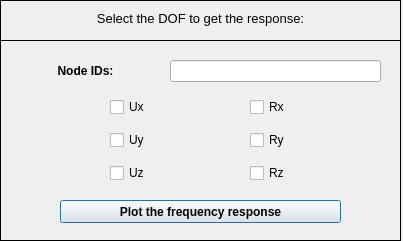
<?xml version="1.0" encoding="UTF-8"?>
<ui version="4.0">
 <class>Dialog</class>
 <widget class="QDialog" name="Dialog">
  <property name="windowModality">
   <enum>Qt::NonModal</enum>
  </property>
  <property name="geometry">
   <rect>
    <x>0</x>
    <y>0</y>
    <width>403</width>
    <height>241</height>
   </rect>
  </property>
  <property name="sizePolicy">
   <sizepolicy hsizetype="Fixed" vsizetype="Fixed">
    <horstretch>0</horstretch>
    <verstretch>0</verstretch>
   </sizepolicy>
  </property>
  <property name="contextMenuPolicy">
   <enum>Qt::DefaultContextMenu</enum>
  </property>
  <property name="windowTitle">
   <string>Plot frequency response</string>
  </property>
  <property name="windowIcon">
   <iconset>
    <normaloff>../../../../../../Downloads/load - Copia.png</normaloff>../../../../../../Downloads/load - Copia.png</iconset>
  </property>
  <property name="whatsThis">
   <string/>
  </property>
  <widget class="QWidget" name="widget" native="true">
   <property name="geometry">
    <rect>
     <x>0</x>
     <y>0</y>
     <width>401</width>
     <height>241</height>
    </rect>
   </property>
   <property name="font">
    <font>
     <kerning>true</kerning>
    </font>
   </property>
   <widget class="QFrame" name="frame">
    <property name="geometry">
     <rect>
      <x>0</x>
      <y>0</y>
      <width>401</width>
      <height>41</height>
     </rect>
    </property>
    <property name="frameShape">
     <enum>QFrame::Box</enum>
    </property>
    <property name="frameShadow">
     <enum>QFrame::Plain</enum>
    </property>
    <property name="lineWidth">
     <number>1</number>
    </property>
    <widget class="QLabel" name="label">
     <property name="geometry">
      <rect>
       <x>10</x>
       <y>10</y>
       <width>381</width>
       <height>16</height>
      </rect>
     </property>
     <property name="font">
      <font>
       <pointsize>10</pointsize>
       <italic>false</italic>
      </font>
     </property>
     <property name="text">
      <string>Select the DOF to get the response:</string>
     </property>
     <property name="textFormat">
      <enum>Qt::AutoText</enum>
     </property>
     <property name="alignment">
      <set>Qt::AlignCenter</set>
     </property>
    </widget>
   </widget>
   <widget class="QFrame" name="frame_2">
    <property name="geometry">
     <rect>
      <x>0</x>
      <y>40</y>
      <width>401</width>
      <height>201</height>
     </rect>
    </property>
    <property name="frameShape">
     <enum>QFrame::Box</enum>
    </property>
    <property name="frameShadow">
     <enum>QFrame::Plain</enum>
    </property>
    <widget class="QWidget" name="verticalLayoutWidget">
     <property name="geometry">
      <rect>
       <x>20</x>
       <y>20</y>
       <width>131</width>
       <height>21</height>
      </rect>
     </property>
     <layout class="QVBoxLayout" name="verticalLayout">
      <item>
       <widget class="QLabel" name="label_2">
        <property name="font">
         <font>
          <weight>75</weight>
          <bold>true</bold>
         </font>
        </property>
        <property name="text">
         <string>Node IDs:</string>
        </property>
        <property name="alignment">
         <set>Qt::AlignCenter</set>
        </property>
       </widget>
      </item>
     </layout>
    </widget>
    <widget class="QWidget" name="verticalLayoutWidget_2">
     <property name="geometry">
      <rect>
       <x>170</x>
       <y>20</y>
       <width>211</width>
       <height>22</height>
      </rect>
     </property>
     <layout class="QVBoxLayout" name="verticalLayout_2">
      <item>
       <widget class="QLineEdit" name="lineEdit"/>
      </item>
     </layout>
    </widget>
    <widget class="QPushButton" name="pushButton">
     <property name="geometry">
      <rect>
       <x>60</x>
       <y>160</y>
       <width>281</width>
       <height>23</height>
      </rect>
     </property>
     <property name="font">
      <font>
       <weight>75</weight>
       <bold>true</bold>
      </font>
     </property>
     <property name="text">
      <string>Plot the frequency response</string>
     </property>
    </widget>
    <widget class="QWidget" name="verticalLayoutWidget_3">
     <property name="geometry">
      <rect>
       <x>110</x>
       <y>50</y>
       <width>81</width>
       <height>101</height>
      </rect>
     </property>
     <layout class="QVBoxLayout" name="verticalLayout_3">
      <item>
       <widget class="QCheckBox" name="checkBox_2">
        <property name="text">
         <string>Ux</string>
        </property>
       </widget>
      </item>
      <item>
       <widget class="QCheckBox" name="checkBox_3">
        <property name="text">
         <string>Uy</string>
        </property>
       </widget>
      </item>
      <item>
       <widget class="QCheckBox" name="checkBox">
        <property name="text">
         <string>Uz</string>
        </property>
       </widget>
      </item>
     </layout>
    </widget>
    <widget class="QWidget" name="verticalLayoutWidget_4">
     <property name="geometry">
      <rect>
       <x>250</x>
       <y>50</y>
       <width>81</width>
       <height>101</height>
      </rect>
     </property>
     <layout class="QVBoxLayout" name="verticalLayout_4">
      <item>
       <widget class="QCheckBox" name="checkBox_5">
        <property name="text">
         <string>Rx</string>
        </property>
       </widget>
      </item>
      <item>
       <widget class="QCheckBox" name="checkBox_4">
        <property name="text">
         <string>Ry</string>
        </property>
       </widget>
      </item>
      <item>
       <widget class="QCheckBox" name="checkBox_6">
        <property name="text">
         <string>Rz</string>
        </property>
       </widget>
      </item>
     </layout>
    </widget>
   </widget>
  </widget>
 </widget>
 <resources/>
 <connections/>
</ui>
